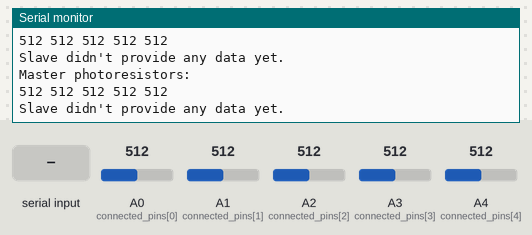
Bench run of a sketch on a simulated Arduino Uno, built with avr-gcc and run on an emulated ATmega328P. Shown: the last lines printed to the serial monitor. The test bench sets the inputs (shaded band); at power-on: A0 (connected_pins[0]) = 512, A1 (connected_pins[1]) = 512, A2 (connected_pins[2]) = 512, A3 (connected_pins[3]) = 512, A4 (connected_pins[4]) = 512.

Above: at 1.8 s.
1.9 s: "1\n" received over the second serial link
At 2.5 s:
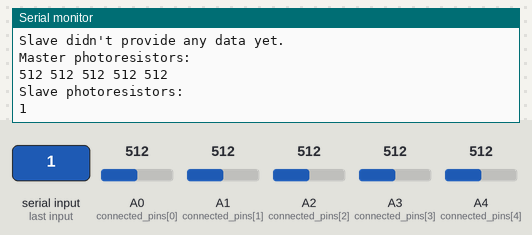
3.5 s: A0 (connected_pins[0]) set to 716
At 4.8 s:
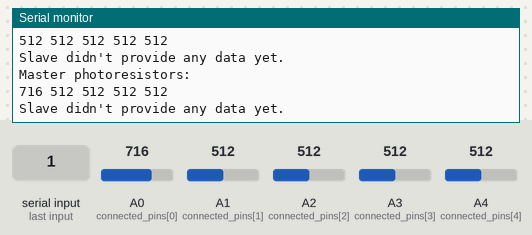
5.0 s: A1 (connected_pins[1]) set to 716
At 5.9 s:
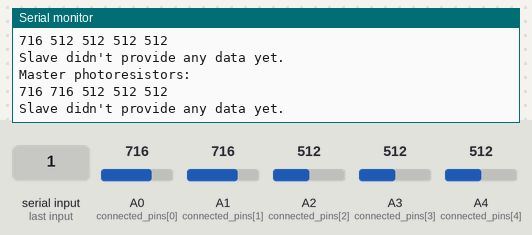
9.1 s: A2 (connected_pins[2]) set to 716
At 10.5 s:
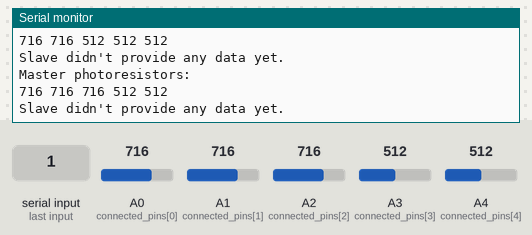
10.6 s: A3 (connected_pins[3]) set to 716
At 11.7 s:
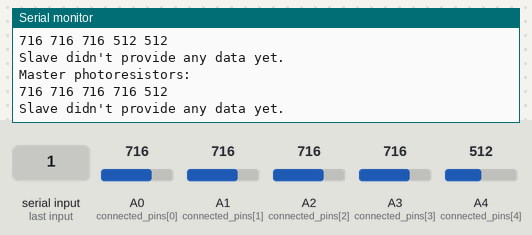
12.1 s: A4 (connected_pins[4]) set to 716
At 12.7 s:
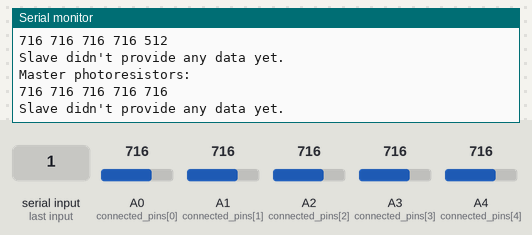

Measured:
- after the input at 1.9 s, the serial monitor: prints a new line after 0.15 s (image 1)
- after the input at 3.5 s, the serial monitor: prints a new line after 0.55 s (image 2)
- after the input at 5.0 s, the serial monitor: prints a new line after 0.06 s (image 3)
- after the input at 9.1 s, the serial monitor: prints a new line after 1.0 s (image 4)
- after the input at 10.6 s, the serial monitor: prints a new line after 0.51 s (image 5)
- after the input at 12.1 s, the serial monitor: prints a new line at once (image 6)

The sketch:

master.ino
```cpp
// Master
#include <SoftwareSerial.h>

SoftwareSerial mySerial(10, 11);

int connected_pins[] = {A0, A1, A2, A3, A4};
int connected_pins_size = sizeof(connected_pins) / sizeof(connected_pins[0]);

void setup()
{
  Serial.begin(19200);
  while (!Serial) {}
  Serial.println("Check!");
  mySerial.begin(4800);
}

void loop()
{
  if (mySerial.available())
  {
    String sdata = "";
    int current_byte = 0;

    Serial.println("Master photoresistors:");
    for (int i = 0; i < connected_pins_size; i++)
    {
      Serial.print((String)analogRead(connected_pins[i]) + " ");
    }

    Serial.println("\nSlave photoresistors:");
    while (true)
    {
      while (mySerial.available())
      {
        sdata += (char)mySerial.read();
        if (sdata[current_byte] == '\n')
        {
          break;
        }
        current_byte++;
      }
      if (sdata[current_byte] != '\n')
      {
        delay(10);
      }
      else
      {
        break;
      }
    }
    Serial.println(sdata);
  }
  else
  {
    Serial.println("Master photoresistors:");
    for (int i = 0; i < connected_pins_size; i++)
    {
      Serial.print((String)analogRead(connected_pins[i]) + " ");
    }
    Serial.println("\nSlave didn't provide any data yet.\n");
  }
  delay(1000);
}
```
